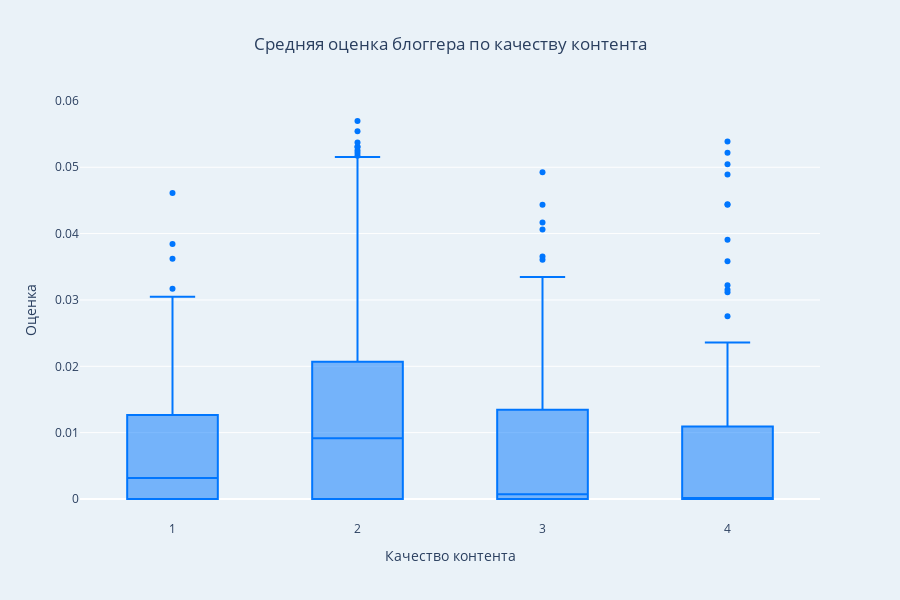

Source (notebook cell):
### Code cell
fig = go.Figure()

for group in range(1,6):
    group_data = df_author_scores[df_author_scores['segment_code'] == group]["avg_score"]
    
    fig.add_trace(go.Box(
        y=group_data,
        name=str(group),
        boxpoints='outliers',
        marker_color='#0076fe',
        line_color="#0076fe",
        
    ))

fig.update_layout(
    title='Средняя оценка блоггера по качеству контента',
    title_x=0.5,
    xaxis_title='Качество контента',
    yaxis_title='Оценка',
    xaxis_tickangle=0,
    height=600,
    showlegend=False,
    plot_bgcolor='#eaf2f8',
    paper_bgcolor='#eaf2f8'
)

### Figure 1 — Plotly figure (JSON) as saved in the notebook; plotly's stock layout.template omitted (floating-point values rounded to 4 significant figures; data arrays with more than 128 entries replaced by an {"elided": "..."} marker saying what was removed)
{"data": [{"boxpoints": "outliers", "line": {"color": "#0076fe"}, "marker": {"color": "#0076fe"}, "name": "1", "type": "box", "y": [0.009219, 0.007308, 0.01216, 0.009426, 0.005115, 0.02728, 0.0, 0.002005, 0.001218, 0.0, 0.0, 0.01319, 0.03843, 0.02698, 0.004529, 0.01485, 0.03049, 0.0, 0.0, 0.02302, 0.0, 0.0, 0.001736, 0.0008836, 0.007186, 0.0362, 0.0, 0.009717, 0.0, 0.0, 0.003155, 0.0017, 0.0, 0.0, 0.0, 0.01067, 0.0, 0.0, 0.01704, 0.002516, 0.005717, 0.0, 0.0, 0.0, 0.01764, 0.0, 0.02143, 0.02127, 0.00327, 0.004049, 0.01282, 0.0, 0.04612, 0.006188, 0.0, 0.0, 0.002547, 0.007156, 0.004087, 0.0, 0.01839, 0.03168, 0.0, 0.0218, 0.001951, 0.005231, 0.004335, 0.0, 0.03045, 0.0, 0.0]}, {"boxpoints": "outliers", "line": {"color": "#0076fe"}, "marker": {"color": "#0076fe"}, "name": "2", "type": "box", "y": {"elided": "1275 float values"}}, {"boxpoints": "outliers", "line": {"color": "#0076fe"}, "marker": {"color": "#0076fe"}, "name": "3", "type": "box", "y": {"elided": "160 float values"}}, {"boxpoints": "outliers", "line": {"color": "#0076fe"}, "marker": {"color": "#0076fe"}, "name": "4", "type": "box", "y": [0.0, 0.03582, 0.05388, 0.0, 0.01883, 0.03221, 0.0, 0.0, 0.0, 0.005159, 0.004924, 0.01689, 0.01015, 0.05046, 0.0, 0.03154, 0.01073, 0.0, 0.0, 0.0, 0.01285, 0.04889, 0.009798, 0.0, 0.0, 0.01, 0.0, 0.0, 0.03906, 0.009827, 0.0, 0.0, 0.0, 0.001597, 0.0, 0.0, 0.0, 0.01156, 0.0, 0.0, 0.0, 0.0, 0.0, 0.01429, 0.0, 0.009707, 0.0, 0.0, 0.0, 0.04442, 0.009663, 0.0, 0.0, 0.0, 0.0, 0.0, 0.0, 0.005246, 0.01572, 0.0, 0.0, 0.0, 0.0, 0.0, 0.0, 0.0, 0.005443, 0.03114, 0.02178, 0.0, 0.0, 0.0, 0.0, 0.0, 0.0, 0.0189, 0.0, 0.007156, 0.0, 0.0, 0.0136, 0.04436, 0.0, 0.0, 0.0, 0.0, 0.004058, 0.004996, 0.0, 0.0, 0.02236, 0.0, 0.0, 0.006537, 0.0, 0.05217, 0.0, 0.0221, 0.0, 0.01366, 0.009565, 0.02755, 0.02359, 0.0, 0.01246]}, {"boxpoints": "outliers", "line": {"color": "#0076fe"}, "marker": {"color": "#0076fe"}, "name": "5", "type": "box", "y": []}], "layout": {"height": 600, "paper_bgcolor": "#eaf2f8", "plot_bgcolor": "#eaf2f8", "showlegend": false, "title": {"text": "Средняя оценка блоггера по качеству контента", "x": 0.5}, "xaxis": {"tickangle": 0, "title": {"text": "Качество контента"}}, "yaxis": {"title": {"text": "Оценка"}}}}
